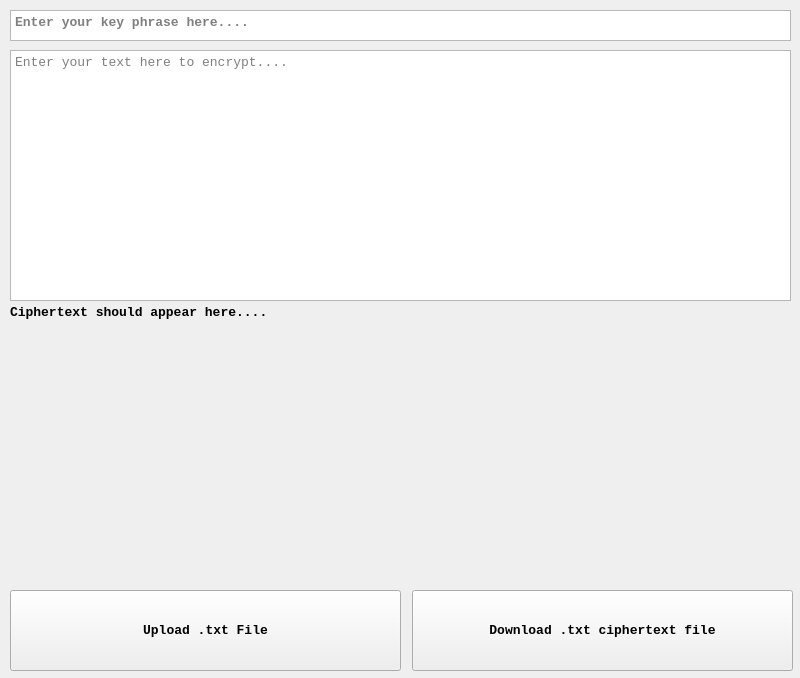
<?xml version="1.0" encoding="UTF-8"?>
<ui version="4.0">
 <class>VigenereCipherMachine</class>
 <widget class="QMainWindow" name="VigenereCipherMachine">
  <property name="geometry">
   <rect>
    <x>0</x>
    <y>0</y>
    <width>800</width>
    <height>678</height>
   </rect>
  </property>
  <property name="minimumSize">
   <size>
    <width>800</width>
    <height>678</height>
   </size>
  </property>
  <property name="maximumSize">
   <size>
    <width>800</width>
    <height>678</height>
   </size>
  </property>
  <property name="windowTitle">
   <string>Vigenere Cipher Machine</string>
  </property>
  <widget class="QWidget" name="centralwidget">
   <widget class="QTextEdit" name="KeyPhraseBox">
    <property name="geometry">
     <rect>
      <x>10</x>
      <y>10</y>
      <width>781</width>
      <height>31</height>
     </rect>
    </property>
    <property name="font">
     <font>
      <family>Courier New</family>
      <pointsize>10</pointsize>
      <weight>75</weight>
      <bold>true</bold>
     </font>
    </property>
    <property name="autoFillBackground">
     <bool>false</bool>
    </property>
    <property name="placeholderText">
     <string>Enter your key phrase here....</string>
    </property>
   </widget>
   <widget class="QLabel" name="CiphertextLabel">
    <property name="geometry">
     <rect>
      <x>10</x>
      <y>305</y>
      <width>781</width>
      <height>271</height>
     </rect>
    </property>
    <property name="sizePolicy">
     <sizepolicy hsizetype="Fixed" vsizetype="Fixed">
      <horstretch>0</horstretch>
      <verstretch>0</verstretch>
     </sizepolicy>
    </property>
    <property name="font">
     <font>
      <family>Courier New</family>
      <pointsize>10</pointsize>
      <weight>75</weight>
      <bold>true</bold>
     </font>
    </property>
    <property name="text">
     <string>Ciphertext should appear here....</string>
    </property>
    <property name="alignment">
     <set>Qt::AlignLeading|Qt::AlignLeft|Qt::AlignTop</set>
    </property>
   </widget>
   <widget class="QTextEdit" name="PlaintextBox">
    <property name="geometry">
     <rect>
      <x>10</x>
      <y>50</y>
      <width>781</width>
      <height>251</height>
     </rect>
    </property>
    <property name="font">
     <font>
      <family>Courier New</family>
      <pointsize>10</pointsize>
     </font>
    </property>
    <property name="autoFillBackground">
     <bool>false</bool>
    </property>
    <property name="placeholderText">
     <string>Enter your text here to encrypt....</string>
    </property>
   </widget>
   <widget class="QPushButton" name="UploadTxtFileButton">
    <property name="geometry">
     <rect>
      <x>10</x>
      <y>590</y>
      <width>391</width>
      <height>81</height>
     </rect>
    </property>
    <property name="font">
     <font>
      <family>Courier New</family>
      <pointsize>10</pointsize>
      <weight>75</weight>
      <bold>true</bold>
     </font>
    </property>
    <property name="cursor">
     <cursorShape>PointingHandCursor</cursorShape>
    </property>
    <property name="text">
     <string>Upload .txt File</string>
    </property>
   </widget>
   <widget class="QPushButton" name="DownloadTxtFileButton">
    <property name="geometry">
     <rect>
      <x>412</x>
      <y>590</y>
      <width>381</width>
      <height>81</height>
     </rect>
    </property>
    <property name="font">
     <font>
      <family>Courier New</family>
      <pointsize>10</pointsize>
      <weight>75</weight>
      <bold>true</bold>
     </font>
    </property>
    <property name="cursor">
     <cursorShape>PointingHandCursor</cursorShape>
    </property>
    <property name="text">
     <string>Download .txt ciphertext file</string>
    </property>
   </widget>
  </widget>
 </widget>
 <resources/>
 <connections/>
</ui>
